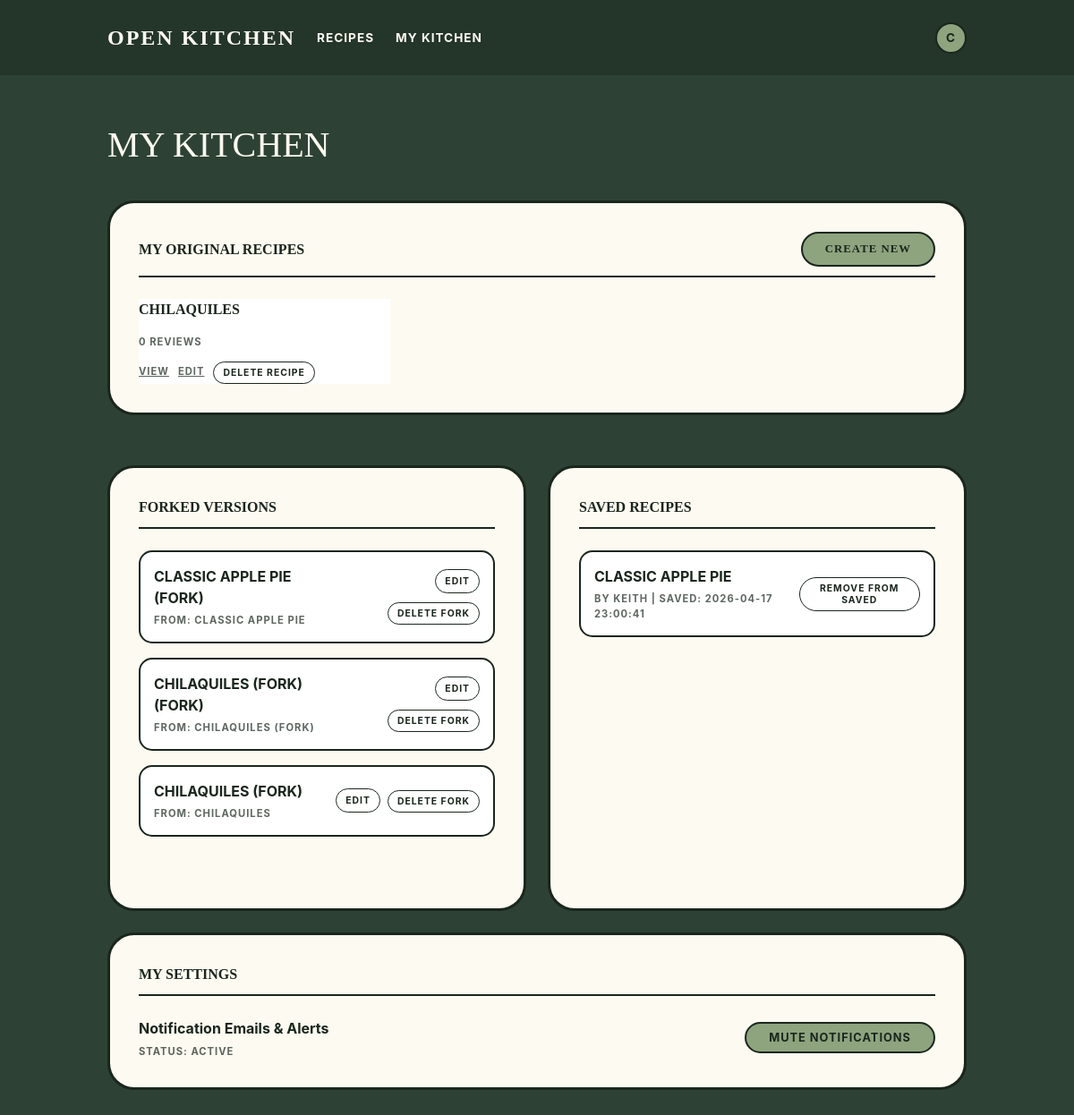
/dashboard/ (signed in), run on an earlier commit of the app's database.
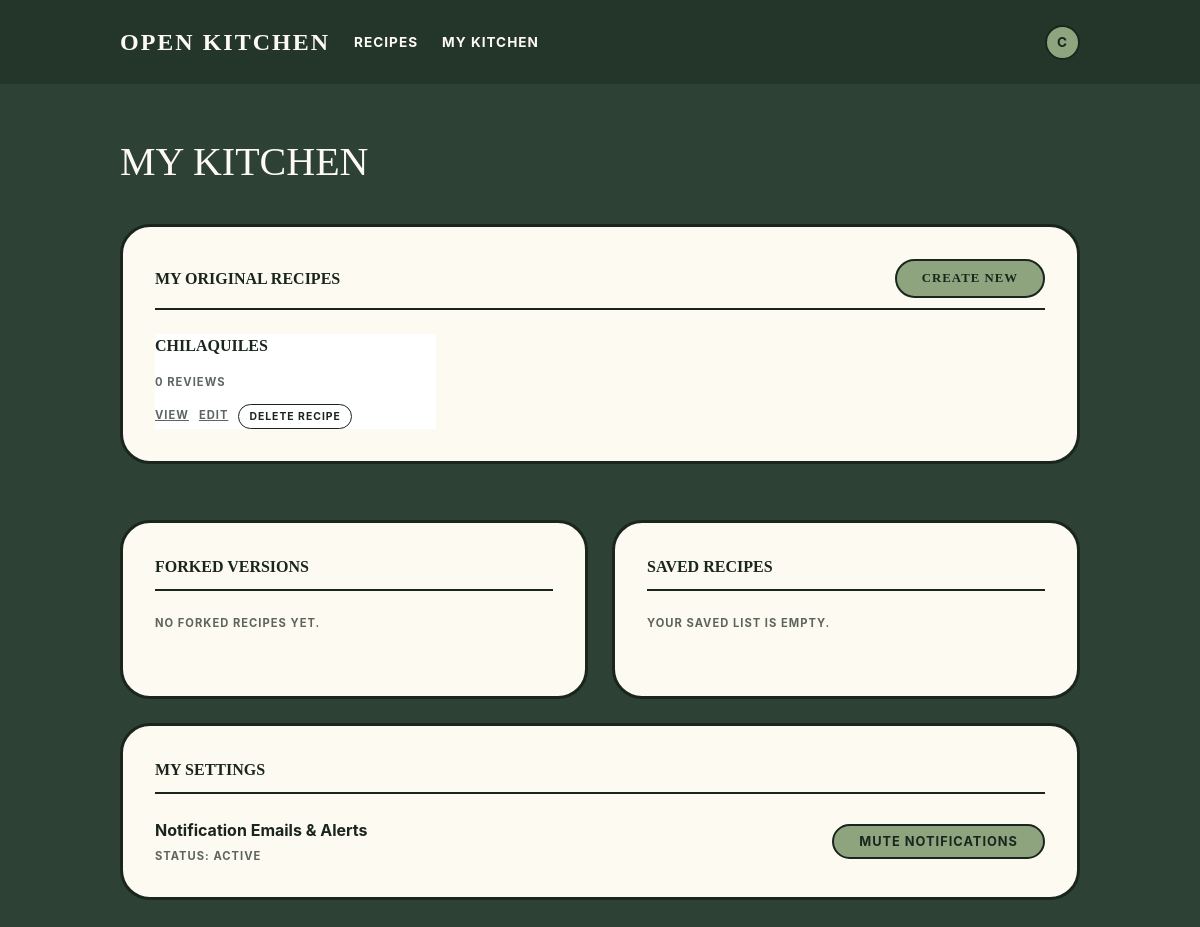
And on a later commit of the database.
### tables this page shows
CREATE TABLE recipes (
    id INTEGER PRIMARY KEY AUTOINCREMENT,
    title TEXT NOT NULL,
    description TEXT,
    template_type TEXT NOT NULL CHECK(template_type IN ('standard', 'quick_tip')),
    author_id INTEGER NOT NULL,
    base_servings INTEGER,
    prep_time_minutes INTEGER,
    cook_time_minutes INTEGER,
    parent_recipe_id INTEGER,
    is_public INTEGER DEFAULT 1,
    created_at DATETIME DEFAULT CURRENT_TIMESTAMP,
    updated_at DATETIME,
    FOREIGN KEY (author_id) REFERENCES users(id),
    FOREIGN KEY (parent_recipe_id) REFERENCES recipes(id)
);

CREATE TABLE saved_recipes (
    user_id INTEGER NOT NULL,
    recipe_id INTEGER NOT NULL,
    saved_at DATETIME DEFAULT CURRENT_TIMESTAMP,
    PRIMARY KEY (user_id, recipe_id),
    FOREIGN KEY (user_id) REFERENCES users(id),
    FOREIGN KEY (recipe_id) REFERENCES recipes(id) ON DELETE CASCADE
);

CREATE TABLE users (
    id INTEGER PRIMARY KEY AUTOINCREMENT,
    username TEXT UNIQUE NOT NULL,
    email TEXT UNIQUE NOT NULL,
    password_hash TEXT NOT NULL,
    role_id INTEGER NOT NULL DEFAULT 1,
    notifications_enabled INTEGER DEFAULT 1,
    created_at DATETIME DEFAULT CURRENT_TIMESTAMP,
    updated_at DATETIME, reset_code TEXT, reset_code_expires DATETIME,
    FOREIGN KEY (role_id) REFERENCES roles(id)
);

### app/dashboard.py (the view)
@bp.route('/')
@login_required
def index():
    user_id = g.user['id']
    authored = Recipe.get_by_author(user_id)
    forked = Recipe.get_forked_by_author(user_id)
    saved = SavedRecipe.get_by_user(user_id)
    notifications = Notification.get_by_user(user_id)
    return render_template('dashboard/index.html',
                         authored=authored,
                         forked=forked,
                         saved=saved,
                         notifications=notifications)

### app/auth.py (called while the page is built)
@bp.before_app_request
def load_logged_in_user():
    user_id = session.get('user_id')
    if user_id is None:
        g.user = None
    else:
        g.user = User.get_by_id(user_id)

def login_required(view):
    @functools.wraps(view)
    def wrapped_view(**kwargs):
        if g.user is None:
            return redirect(url_for('auth.login'))
        return view(**kwargs)
    return wrapped_view

### app/db.py (called while the page is built)
def get_db():
    if 'db' not in g:
        g.db = sqlite3.connect(
            current_app.config['DATABASE'],
            detect_types=sqlite3.PARSE_DECLTYPES
        )
        g.db.row_factory = sqlite3.Row
        g.db.execute('PRAGMA foreign_keys = ON')
    return g.db

### app/models/recipe.py (called while the page is built)
    @staticmethod
    def get_by_author(author_id):
        db = get_db()
        return db.execute(
            'SELECT r.*, COUNT(DISTINCT rv.id) as review_count, '
            'AVG(rv.rating) as avg_rating '
            'FROM recipes r '
            'LEFT JOIN reviews rv ON r.id = rv.recipe_id '
            'WHERE r.author_id = ? AND r.parent_recipe_id IS NULL '
            'GROUP BY r.id ORDER BY r.created_at DESC',
            (author_id,)
        ).fetchall()

### app/templates/dashboard/index.html (shortened to what the changed rows need)
{% extends 'base.html' %}
{% block content %}
<h1 class="dashboard-title">My Kitchen</h1>
<div class="columns is-multiline">
    <div class="column is-12">
        <div class="section-box">
            {% if authored %}
            <div class="columns is-multiline">
                {% for recipe in authored %}
                <div class="column is-4">
                    <div class="recipe-grid-card" style="background-color: white;">
                        <h3 style="font-family: 'Georgia', serif; text-transform: uppercase; font-weight: bold;">{{ recipe.title }}</h3>
                        <div style="margin: 10px 0;">
                            <span class="meta-label">{{ recipe.review_count }} Reviews</span>
                        </div>
                        <div style="display: flex; gap: 10px; margin-top: auto; align-items: center; flex-wrap: wrap;">
                            <a href="{{ url_for('recipes.view', id=recipe.id) }}" class="meta-label" style="text-decoration: underline;">View</a>
                            <a href="{{ url_for('recipes.edit_ingredients', id=recipe.id) }}" class="meta-label" style="text-decoration: underline;">Edit</a>
                            <form method="post" action="{{ url_for('recipes.delete', id=recipe.id) }}" onsubmit="return confirm('Delete this recipe? Existing forks will remain, but saved entries for this recipe will be removed. This cannot be undone.');">
                                <button type="submit" class="mini-action">Delete Recipe</button>
                            </form>
                        </div>
                    </div>
                </div>
                {% endfor %}
            </div>
            {% else %}
            <p>You haven't created any recipes yet.</p>
            {% endif %}
        </div>
    </div>
    <div class="column is-6">
        <div class="section-box" style="height: 100%;">
            <h2 class="section-heading">Forked Versions</h2>
            {% if forked %}
                {% for recipe in forked %}
                <div class="recipe-strip">
                    <div>
                        <a href="{{ url_for('recipes.view', id=recipe.id) }}" style="font-weight: bold; color: var(--border-dark); text-decoration: none;">{{ recipe.title|upper }}</a>
                        <p class="meta-label" style="margin-top: 5px;">
                            {% if recipe.parent_title %}
                            From: {{ recipe.parent_title }}
                            {% else %}
                            Original recipe no longer available
                            {% endif %}
                        </p>
                    </div>
                    <div style="display: flex; gap: 8px; align-items: center; flex-wrap: wrap; justify-content: flex-end;">
                        <a href="{{ url_for('recipes.edit_ingredients', id=recipe.id) }}" class="mini-action">Edit</a>
                        <form method="post" action="{{ url_for('recipes.delete', id=recipe.id) }}" onsubmit="return confirm('Delete this fork? The original recipe will not be affected. This cannot be undone.');">
                            <button type="submit" class="mini-action">Delete Fork</button>
                        </form>
                    </div>
                </div>
                {% endfor %}
            {% else %}
            <p class="meta-label">No forked recipes yet.</p>
            {% endif %}
        </div>
    </div>
    <div class="column is-6">
        <div class="section-box" style="height: 100%;">
            <h2 class="section-heading">Saved Recipes</h2>
            {% if saved %}
                {% for recipe in saved %}
                <div class="recipe-strip">
                    <div>
                        <a href="{{ url_for('recipes.view', id=recipe.id) }}" style="font-weight: bold; color: var(--border-dark); text-decoration: none;">{{ recipe.title|upper }}</a>
                        <p class="meta-label" style="margin-top: 5px;">By {{ recipe.author_name }} | Saved: {{ recipe.saved_at }}</p>
                    </div>
                    <form method="post" action="{{ url_for('recipes.save', id=recipe.id) }}" onsubmit="return confirm('Remove this recipe from your saved list?');">
                        <button type="submit" class="mini-action">Remove from Saved</button>
                    </form>
                </div>
                {% endfor %}
            {% else %}
            <p class="meta-label">Your saved list is empty.</p>
            {% endif %}
        </div>
    </div>
</div>
{% endblock %}

What changed in the data, as far as the page shows it:
removed recipes: title "CLASSIC APPLE PIE (FORK)", parent_title "CLASSIC APPLE PIE", shown under "FORKED VERSIONS"
removed recipes: title "CHILAQUILES (FORK) (FORK)", parent_title "CHILAQUILES (FORK)", shown under "FORKED VERSIONS"
removed recipes: title "CHILAQUILES (FORK)", parent_title "CHILAQUILES", shown under "FORKED VERSIONS"
removed saved_recipes: title "CLASSIC APPLE PIE", author_name "KEITH", saved_at "2026-04-17 23:00:41"
Also different on the page:
text now shown: "NO FORKED RECIPES YET. YOUR SAVED LIST IS EMPTY."
